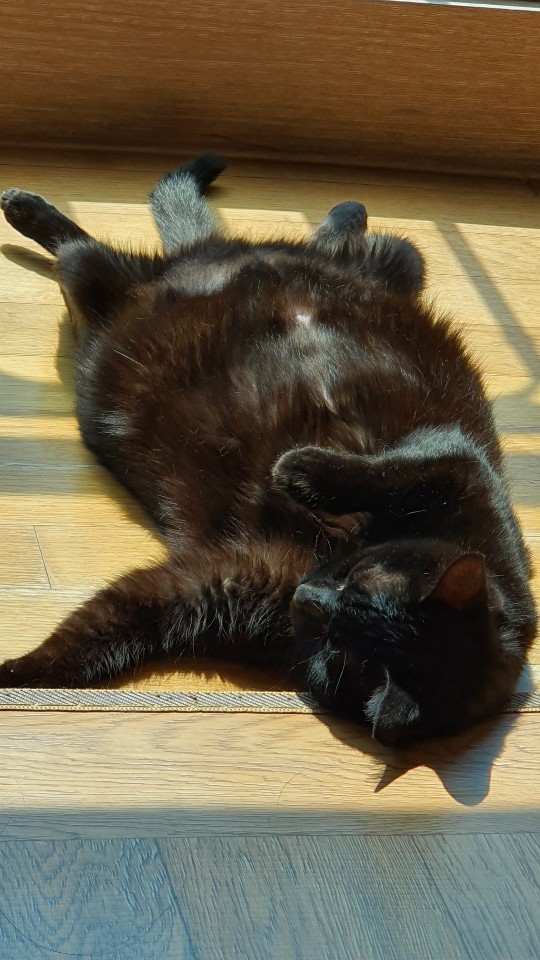
#> input picture dami.jpg, 540 x 960 px
$ python cv04_img_info.py
#> lines starting #> are read from the running program, lines starting #| are printed output that depends on the picture; after the words box and inside, x2 and y2 are one past the last pixel; in counts of white or black regions, pixels touching at a corner belong together
# 영상의 속성

import cv2

# img1은 numpy.ndarray 타입이다.
# openCV는 영상 데이터를 표현할 때 numpy.ndarray로 표현한다.
img1 = cv2.imread('./dami.jpg', cv2.IMREAD_GRAYSCALE)
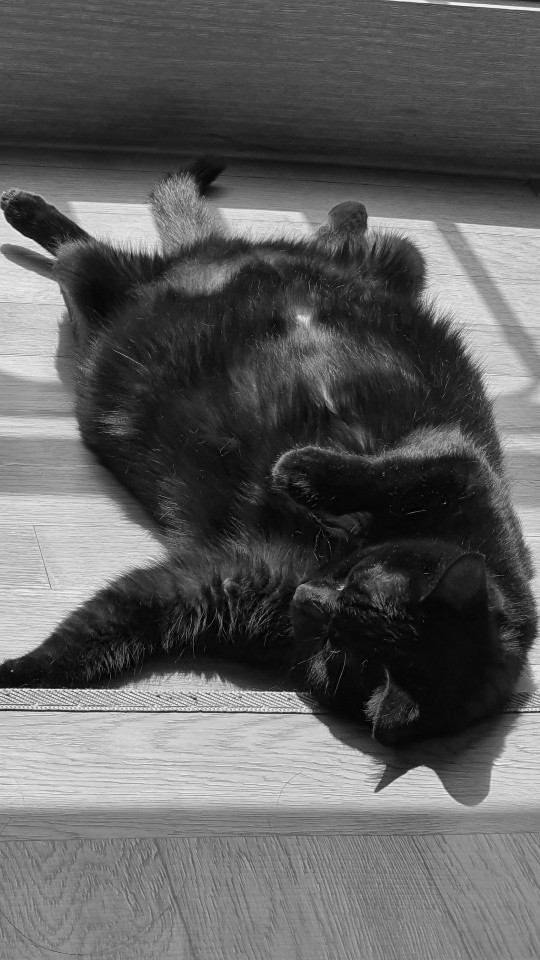
#> img1: shape (960, 540); min 0, max 253, mean 94.5
img2 = cv2.imread('./dami.jpg', cv2.IMREAD_COLOR)
#> img2 is the input picture: shape (960, 540, 3); mean B, G, R 72, 93.9, 104.3

print(type(img1)) # <class 'numpy.ndarray'>
#| <class 'numpy.ndarray'>
print(type(img2)) # <class 'numpy.ndarray'>
#| <class 'numpy.ndarray'>
print(img1.dtype) # uint8
#| uint8
print(img2.dtype) # uint8
#| uint8
print(img1.shape) # (960, 540)
#| (960, 540)
print(img2.shape) # (960, 540, 3)
#| (960, 540, 3)

if len(img1.shape) == 2:
    print("img1은 그레이스케일")
elif len(img1.shape) == 3:
    print("img1은 트루컬러")

# img2의 이미지 사이즈 출력하기
# (960, 540, 3) -> 가로세로뒤바껴있다. 가로=540, 세로=960
h, w = img2.shape[:2]
#> h = 960; w = 540
print('img2 사이즈 : {} x {}'.format(w,h))
#| img2 사이즈 : 540 x 960

h, w = img1.shape
print('img1 사이즈 : {} x {}'.format(w,h))
#| img1 사이즈 : 540 x 960

## 영상의 픽셀값 참조하는 방법
x = 20
y = 10
p1 = img1[y,x]
#> p1 = 92
print(p1) # 해당 픽셀에 해당되는 값
#| 92

# img2의 해당 픽셀값 찍기
x = 20
y = 10
p2 = img2[y,x]
#> p2 = [41, 85, 126]
print(p2) # [ 41  85 126] -> 순서대로 BGR
#| [ 41  85 126]

# 영상에 값을 넣어보기
img1[y,x] = 0
#> img1: shape (960, 540); under 0.01% of pixels changed, all inside (x1, y1, x2, y2) = (20, 10, 21, 11)
img2[y,x] = (0,0,255)

# 전체 픽셀값을 해당 색상으로 바꾸고 싶을 때
'''
for y in range(h):
    for x in range(w):
        img1[y,x] = 255
        img2[y,x] = (0,255,255)
'''
# 일일이 반복해서 넣는것보다 이 방식이 낫다.
img1[:,:] = 255
#> img1: shape (960, 540); every value is 255
img2[:,:] = (0,0,255)
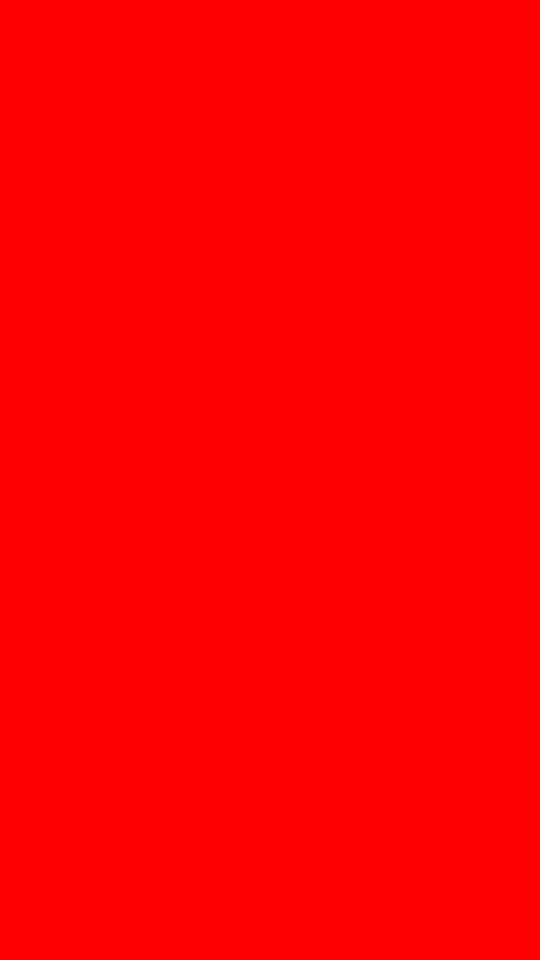
#> img2: shape (960, 540, 3); mean B, G, R 0, 0, 255

cv2.imshow('img2',img2)
cv2.imshow('img1',img1)

cv2.waitKey()

cv2.destroyAllWindows()

$ run again, with dog_img.bmp saved as dami.jpg
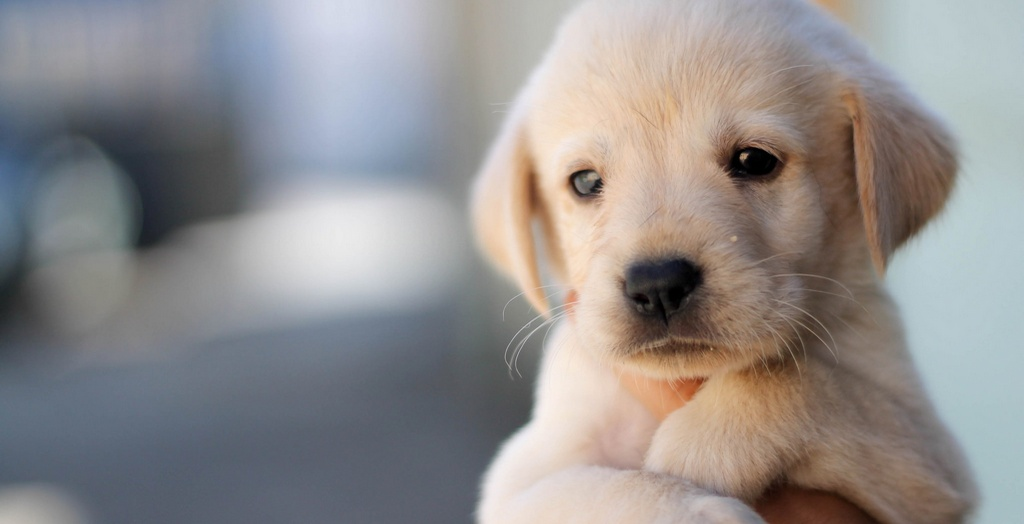
#> input picture dog_img.bmp, 1024 x 524 px
#> `img1 = cv2.imread('./dami.jpg', cv2.IMREAD_GRAYSCALE)`:
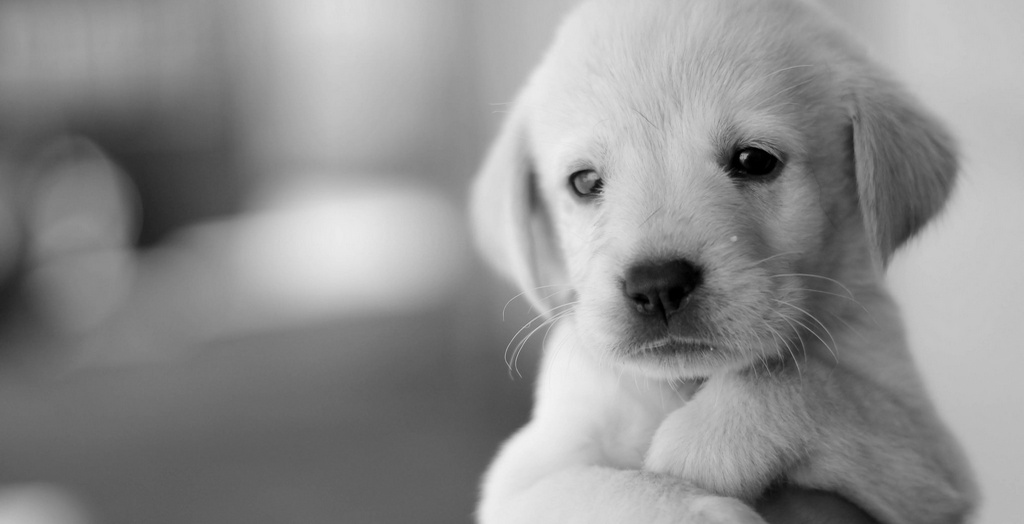
#> img1: shape (524, 1024); min 0, max 243, mean 142.9
#> img2 is the input picture: shape (524, 1024, 3); mean B, G, R 141.4, 142, 145.4
#| <class 'numpy.ndarray'>
#| <class 'numpy.ndarray'>
#| uint8
#| uint8
#| (524, 1024)
#| (524, 1024, 3)
#| img2 사이즈 : 1024 x 524
#| img1 사이즈 : 1024 x 524
#> p1 = 137
#| 137
#> p2 = [156, 140, 124]
#| [156 140 124]
